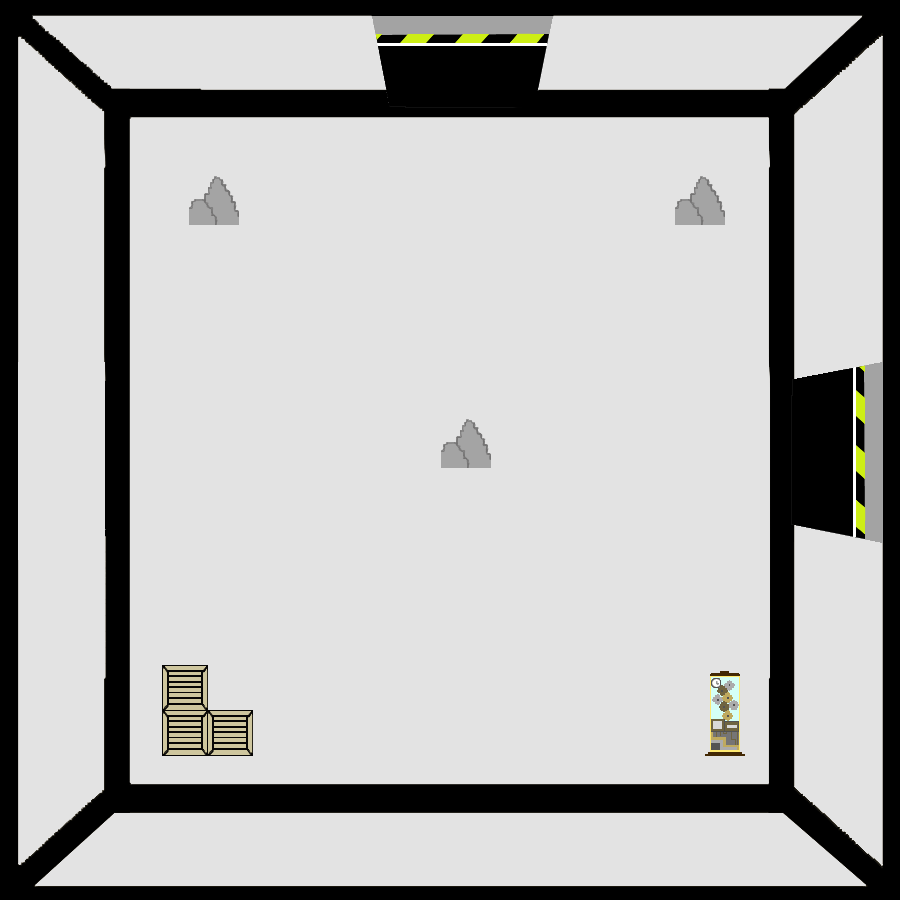

This game map was drawn from its Tiled (.tmx) file and the tilesets committed beside it. A one-line description and the trimmed map source follow:
An orthogonal 100x100 tile map with 9x9 px tiles, 2 tile layers (SALA, OBJETOS), 4 tilesets.

<map version="1.2" tiledversion="1.3.3" orientation="orthogonal" renderorder="right-down" width="100" height="100" tilewidth="9" tileheight="9" infinite="0" nextlayerid="3" nextobjectid="1">
 <tileset firstgid="1" source="LAB11.tsx" />
 <tileset firstgid="10001" source="CAJA.tsx" />
 <tileset firstgid="10026" source="ROCAS.tsx" />
 <tileset firstgid="10027" source="MAQUINA.tsx" />
 <layer id="1" name="SALA" width="100" height="100">
  <data>[10000 cells, 10000 non-empty, 10000 distinct tile ids]</data>
 </layer>
 <layer id="2" name="OBJETOS" width="100" height="100">
  <data>[10000 cells, 797 non-empty, 745 distinct tile ids]</data>
 </layer>
</map>
